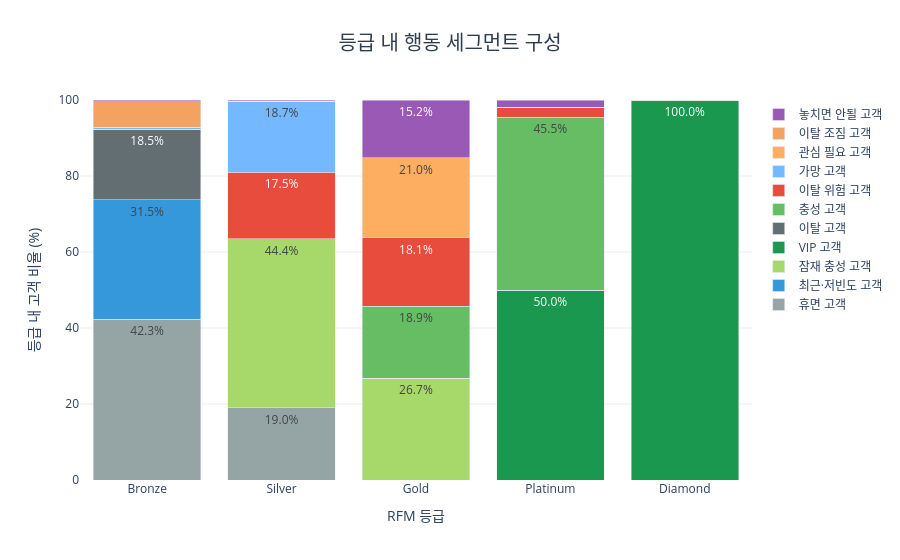

Notebook code cell kept with this figure:
### Code cell
segment_colors={
    'VIP 고객':'#1a9850','충성 고객':'#66bd63','잠재 충성 고객':'#a6d96a',
    '최근·저빈도 고객':'#3498db','가망 고객':'#74b9ff','관심 필요 고객':'#fdae61',
    '이탈 조짐 고객':'#f4a261','놓치면 안될 고객':'#9b59b6',
    '이탈 위험 고객':'#e74c3c','휴면 고객':'#95a5a6','이탈 고객':'#636e72'}
fig=go.Figure()
for seg in segment_mix.sum().sort_values(ascending=False).index:
    pct=segment_pct[seg].to_numpy()
    cnt=segment_mix[seg].to_numpy()
    fig.add_trace(go.Bar(x=grade_order,y=pct,name=seg,
        marker_color=segment_colors[seg],
        text=[f'{v:.1f}%' if v>=8 else '' for v in pct],
        textposition='inside',customdata=cnt,
        hovertemplate=f'{seg}<br>%{{y:.1f}}% · %{{customdata}}명<extra></extra>'))
fig.update_layout(barmode='stack',
    title=dict(text='등급 내 행동 세그먼트 구성',
        x=0.5,xanchor='center',font=dict(size=20,color='#2c3e50')),
    xaxis_title='RFM 등급',yaxis_title='등급 내 고객 비율 (%)',
    plot_bgcolor='white',height=560,legend=dict(orientation='v',x=1.01,y=1))
fig.update_yaxes(range=[0,100],gridcolor='#ececec')
fig

### Figure 1 — Plotly figure (JSON) as saved in the notebook; plotly's stock layout.template omitted (floating-point values rounded to 4 significant figures)
{"data": [{"customdata": [295, 60, 0, 0, 0], "hovertemplate": "휴면 고객<br>%{y:.1f}% · %{customdata}명<extra></extra>", "marker": {"color": "#95a5a6"}, "name": "휴면 고객", "text": ["42.3%", "19.0%", "", "", ""], "textposition": "inside", "type": "bar", "x": ["Bronze", "Silver", "Gold", "Platinum", "Diamond"], "y": [42.26, 19.05, 0.0, 0.0, 0.0]}, {"customdata": [220, 0, 0, 0, 0], "hovertemplate": "최근·저빈도 고객<br>%{y:.1f}% · %{customdata}명<extra></extra>", "marker": {"color": "#3498db"}, "name": "최근·저빈도 고객", "text": ["31.5%", "", "", "", ""], "textposition": "inside", "type": "bar", "x": ["Bronze", "Silver", "Gold", "Platinum", "Diamond"], "y": [31.52, 0.0, 0.0, 0.0, 0.0]}, {"customdata": [0, 140, 65, 0, 0], "hovertemplate": "잠재 충성 고객<br>%{y:.1f}% · %{customdata}명<extra></extra>", "marker": {"color": "#a6d96a"}, "name": "잠재 충성 고객", "text": ["", "44.4%", "26.7%", "", ""], "textposition": "inside", "type": "bar", "x": ["Bronze", "Silver", "Gold", "Platinum", "Diamond"], "y": [0.0, 44.44, 26.75, 0.0, 0.0]}, {"customdata": [0, 0, 0, 77, 58], "hovertemplate": "VIP 고객<br>%{y:.1f}% · %{customdata}명<extra></extra>", "marker": {"color": "#1a9850"}, "name": "VIP 고객", "text": ["", "", "", "50.0%", "100.0%"], "textposition": "inside", "type": "bar", "x": ["Bronze", "Silver", "Gold", "Platinum", "Diamond"], "y": [0.0, 0.0, 0.0, 50.0, 100.0]}, {"customdata": [129, 0, 0, 0, 0], "hovertemplate": "이탈 고객<br>%{y:.1f}% · %{customdata}명<extra></extra>", "marker": {"color": "#636e72"}, "name": "이탈 고객", "text": ["18.5%", "", "", "", ""], "textposition": "inside", "type": "bar", "x": ["Bronze", "Silver", "Gold", "Platinum", "Diamond"], "y": [18.48, 0.0, 0.0, 0.0, 0.0]}, {"customdata": [0, 0, 46, 70, 0], "hovertemplate": "충성 고객<br>%{y:.1f}% · %{customdata}명<extra></extra>", "marker": {"color": "#66bd63"}, "name": "충성 고객", "text": ["", "", "18.9%", "45.5%", ""], "textposition": "inside", "type": "bar", "x": ["Bronze", "Silver", "Gold", "Platinum", "Diamond"], "y": [0.0, 0.0, 18.93, 45.45, 0.0]}, {"customdata": [0, 55, 44, 4, 0], "hovertemplate": "이탈 위험 고객<br>%{y:.1f}% · %{customdata}명<extra></extra>", "marker": {"color": "#e74c3c"}, "name": "이탈 위험 고객", "text": ["", "17.5%", "18.1%", "", ""], "textposition": "inside", "type": "bar", "x": ["Bronze", "Silver", "Gold", "Platinum", "Diamond"], "y": [0.0, 17.46, 18.11, 2.597, 0.0]}, {"customdata": [4, 59, 0, 0, 0], "hovertemplate": "가망 고객<br>%{y:.1f}% · %{customdata}명<extra></extra>", "marker": {"color": "#74b9ff"}, "name": "가망 고객", "text": ["", "18.7%", "", "", ""], "textposition": "inside", "type": "bar", "x": ["Bronze", "Silver", "Gold", "Platinum", "Diamond"], "y": [0.5731, 18.73, 0.0, 0.0, 0.0]}, {"customdata": [0, 0, 51, 0, 0], "hovertemplate": "관심 필요 고객<br>%{y:.1f}% · %{customdata}명<extra></extra>", "marker": {"color": "#fdae61"}, "name": "관심 필요 고객", "text": ["", "", "21.0%", "", ""], "textposition": "inside", "type": "bar", "x": ["Bronze", "Silver", "Gold", "Platinum", "Diamond"], "y": [0.0, 0.0, 20.99, 0.0, 0.0]}, {"customdata": [47, 0, 0, 0, 0], "hovertemplate": "이탈 조짐 고객<br>%{y:.1f}% · %{customdata}명<extra></extra>", "marker": {"color": "#f4a261"}, "name": "이탈 조짐 고객", "text": ["", "", "", "", ""], "textposition": "inside", "type": "bar", "x": ["Bronze", "Silver", "Gold", "Platinum", "Diamond"], "y": [6.734, 0.0, 0.0, 0.0, 0.0]}, {"customdata": [3, 1, 37, 3, 0], "hovertemplate": "놓치면 안될 고객<br>%{y:.1f}% · %{customdata}명<extra></extra>", "marker": {"color": "#9b59b6"}, "name": "놓치면 안될 고객", "text": ["", "", "15.2%", "", ""], "textposition": "inside", "type": "bar", "x": ["Bronze", "Silver", "Gold", "Platinum", "Diamond"], "y": [0.4298, 0.3175, 15.23, 1.948, 0.0]}], "layout": {"barmode": "stack", "height": 560, "legend": {"orientation": "v", "x": 1.01, "y": 1}, "plot_bgcolor": "white", "title": {"font": {"color": "#2c3e50", "size": 20}, "text": "등급 내 행동 세그먼트 구성", "x": 0.5, "xanchor": "center"}, "xaxis": {"title": {"text": "RFM 등급"}}, "yaxis": {"gridcolor": "#ececec", "range": [0, 100], "title": {"text": "등급 내 고객 비율 (%)"}}}}
